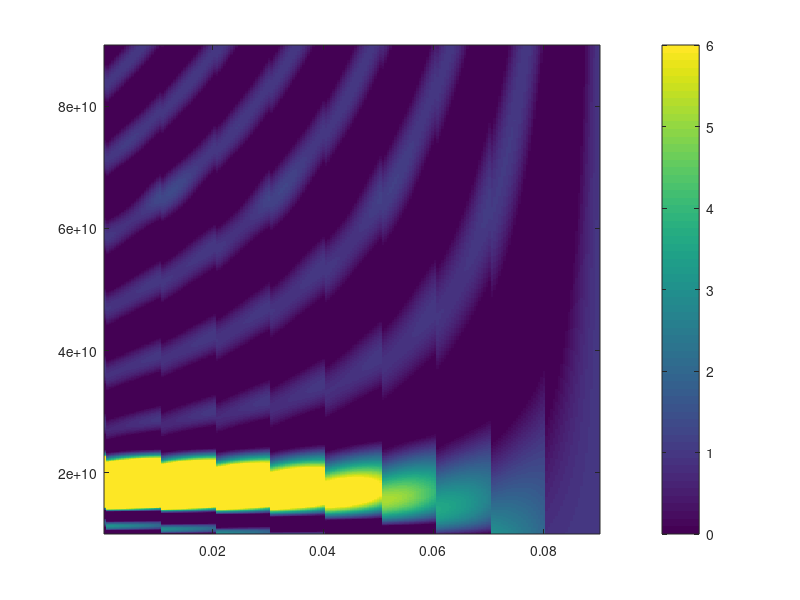

Write MATLAB code to recreate this figure.
%% simulate the Transmision line 

clear; clc; %close all; 
%% set the system value
L = 5.6 *10^(-9); %[H] the inductor 
C = 1 *10^(-12); %[H] the capacitor 
L_s = 242.892 *10 ^(-9); % [H/m]
C_s = 113.445 *10^(-12); %[F/m ] 
l = 0.009; %[m]
W_l = 1*10^10: 1*10^8:9*10^10; % range of frequancies for the code scan

DX = 0.09; %lenth of the board 
n_s = 200 ;% number of itration
dx = DX / n_s ; 

V_out = 1;
V = [ V_out ; V_out/(50)];
step_ind = 1 ;

for j  = 1  : size(W_l,2)
    step_ind = 1 ;
    W = W_l(j); % omega for the loop
    M_L0= [1 ,  (1i *W *L_s *  dx ); 0  ,1];
    M_C0= [1 ,  0 ; (1i *W *C_s * dx )   ,1 ] ;
    M_L = [1 , 0 ; 1./(1i * W *L/2) , 1 ] ;
    M_C = [1 ,1/(1i *W *C) ; 0 ,1 ] ;
%     M_s = (M_C0*M_L0)^k ; % the board element 
    V = [ V_out ; V_out/(50)];
   for k = 1:n_s 
        Z_0 =  ((L_s - 1/(W.^2 *C*dx))./(C_s - 1 /(W.^2 * L*dx*k)))^0.5;
        if k == 1 
            V_in(:,k,j) = M_L0*M_C0*V;
        else 
            V_in(:, k ,j)  = M_L0*M_C0 * V_in(:, k-1 ,j);
%             fprintf('loop number: %d ' ,k)
        end 
        if floor(k*dx/(DX/9)) >= step_ind
             V_in(:,k,j) = M_L *M_C*V_in(:,k ,j);
             step_ind = step_ind + 1 ; 
%              fprintf('noe in !!!  %d' , k )
        end
   end

    
end
 figure(2) 
 X = (1:n_s)*dx;
 COl =(squeeze(V_in(1,:,:)));  
 COl = flip(COl);
 P =imagesc(X, W_l,real(COl)');
 colorbar;
caxis([0 6])
 set(gca, 'Ydir', 'normal')
%  set(P, 'EdgeColor', 'none')